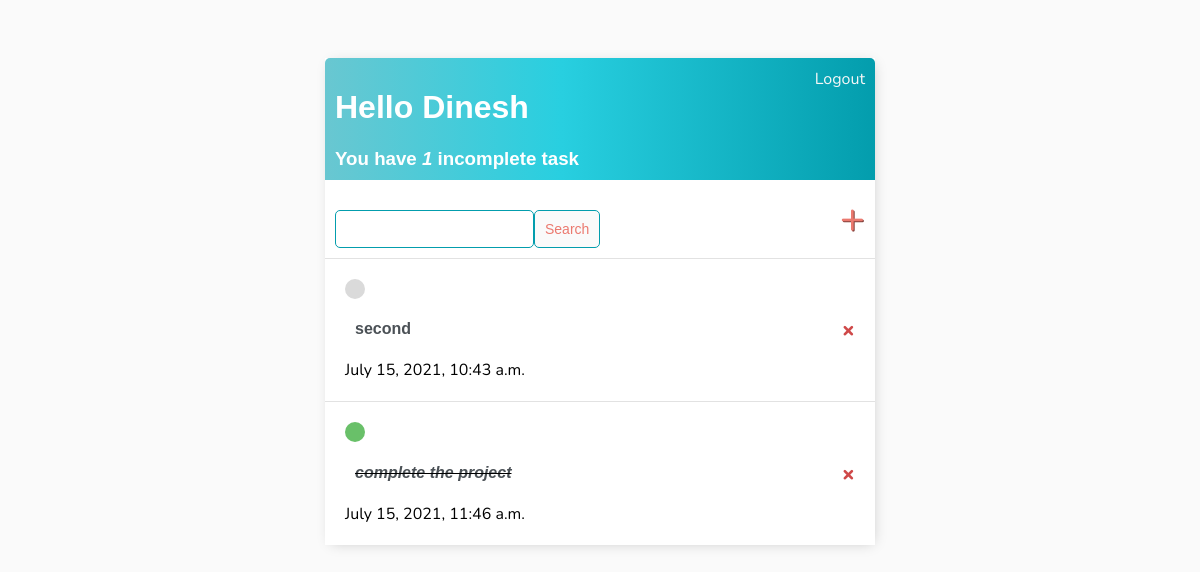
The app's page / (signed in), older data.
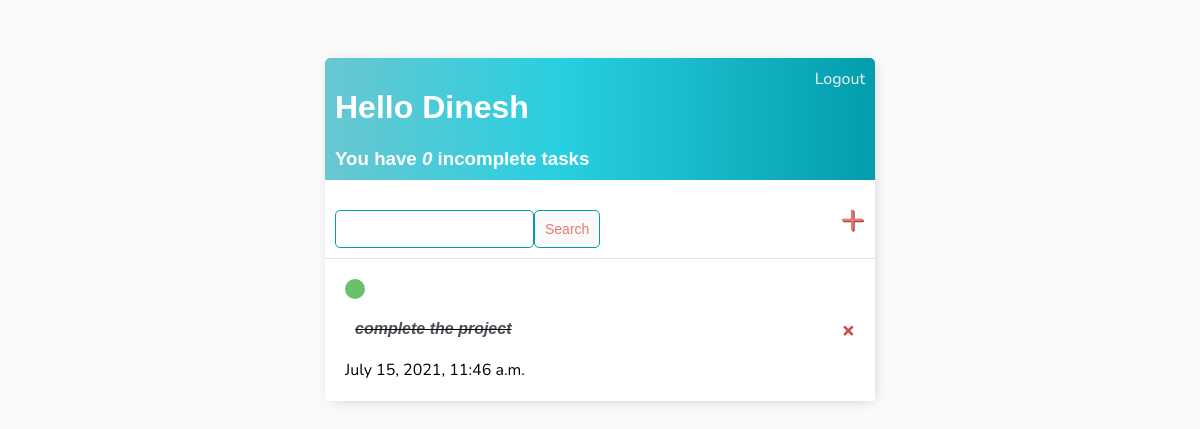
The same page, newer data.
### base/models.py (models this page shows)
class Task(models.Model):
    user = models.ForeignKey(
        User, on_delete=models.CASCADE, null=True, blank=True)
    title = models.CharField(max_length=200)
    description = models.TextField(null=True, blank=True)
    complete = models.BooleanField(default=False)
    created = models.DateTimeField(auto_now_add=True)
    def __str__(self):
        return self.title
    class Meta:
        ordering = ['complete']

### base/views.py (the view)
# urls.py: path('', TaskList.as_view(), name='tasks'),
class TaskList(LoginRequiredMixin, ListView):
    model = Task
    context_object_name = 'tasks'
    def get_context_data(self, **kwargs):
        context = super().get_context_data(**kwargs)
        context['tasks'] = context['tasks'].filter(user=self.request.user)
        context['count'] = context['tasks'].filter(complete=False).count()
        search_input = self.request.GET.get('search-area') or ''
        if search_input:
            context['tasks'] = context['tasks'].filter(
                title__startswith=search_input)
            context['search_input'] = search_input
        return context

### base/templates/base/task_list.html
{% extends 'base/main.html' %}
{% block content %}
<div class="header-bar">
    <div>
        <h1>Hello {{request.user|title}}</h1>
        <h3 style="margin:0 ">You have <i>{{count}}</i> incomplete task{{ count|pluralize:"s" }}</h3>
    </div>
    {% if request.user.is_authenticated %}
    <a href="{% url 'logout' %}">Logout</a>
    {% else %}
    <a href="{% url 'login' %}">Login</a>
    {% endif %}
</div>
<div id="search-add-wrapper">
    <form action="" method="GET" style="margin-top :20px;display:flex;">
        <input type="text" name="search-area" value="{{search_input}}">
        <input class="button" type="submit" value="Search">
    </form>
    <a href="{% url 'task-create' %}" id="add-link">&#x2b;</a>
</div>
<div class="task-items-wrapper">
    {% for task in tasks %}
    <div class="task-wrapper">
        {% if task.complete %}
            <div class="task-title">
                <div class="task-complete-icon"></div>
                <h4><i><s><a href="{% url 'task-update' task.id %}">{{task}}</a></s></i></h4>
                {{task.created}}
            </div>
            <a class="delete-link" href="{% url 'task-delete' task.id %}">&#215;</a>
        {% else %}
            <div class="task-title">
                <div class="task-incomplete-icon"></div>
                <h4><a href="{% url 'task-update' task.id %}">{{task}}</a></h4>
                {{task.created}}
            </div>
            <a class="delete-link" href="{% url 'task-delete' task.id %}">&#215;</a>
        {% endif %}
    </div>
    {% empty %}
    <h3>No items in the list</h3>
    {% endfor %}
</div>
{% endblock content %}

### base/templates/base/main.html (shortened to what this page needs)
{% load static %}
<!DOCTYPE html>
<html>
    <head>
        <link rel="stylesheet" type="text/css" href="{% static 'css/main.css'%}">
    </head>
    <body>
        <div class="container">
            {% block content %}
            {% endblock content %}
        </div>
    </body>
</html>

### base/static/css/main.css (style rules this page uses)
body { background-color: #fafafa; font-family: "Nunito", sans-serif; padding-top: 50px; }
h1, h2, h3, h4, h5, h6 { font-family: "Raleway", sans-serif; }
a, p { color: #4b5156; }
.container { max-width: 550px; margin: auto; background-color: #ffff; -webkit-box-shadow: 2px 2px 13px -4px rgba(0, 0, 0, 0.21); box-shadow: 2px 2px 13px -4px rgba(0, 0, 0, 0.21); }
.header-bar { display: flex; justify-content: space-between; color: #fff; padding: 10px; border-radius: 5px 5px 0 0; background: linear-gradient(90deg, #69c7d1 0%, #28cfe0 43%, #039dad 100%); }
.header-bar a { color: rgb(247, 247, 247); text-decoration: none; }
.task-wrapper { display: flex; align-items: center; justify-content: space-between; padding: 20px; background-color: #fff; border-top: 1px solid rgb(226, 226, 226); }
.task-title a { text-decoration: none; color: #4b5156; margin-left: 10px; }
.task-complete-icon { height: 20px; width: 20px; background-color: rgb(105, 192, 105); border-radius: 50%; }
.delete-link { text-decoration: none; font-weight: 900; color: #cf4949; font-size: 22px; line-height: 0; }
#search-add-wrapper { display: flex; justify-content: space-between; align-items: center; padding: 10px; }
#add-link { color: #eb796f; text-decoration: none; font-size: 42px; text-shadow: 1px 1px #81413b; }
input[type="text"], input[type="password"], textarea { border: 1px solid #039dad; border-radius: 5px; padding: 10px; width: 90%; }
.button { border: 1px solid #039dad; background-color: #fafafa; color: #eb796f; padding: 10px; font-size: 14px; border-radius: 5px; cursor: pointer; text-decoration: none; }

Row changes from the older to the newer data that the page shows:
removed Task: title "second", created "July 15, 2021, 10:43 a.m."
Text that changed along with them:
{{ count }}: "1" → "0"
